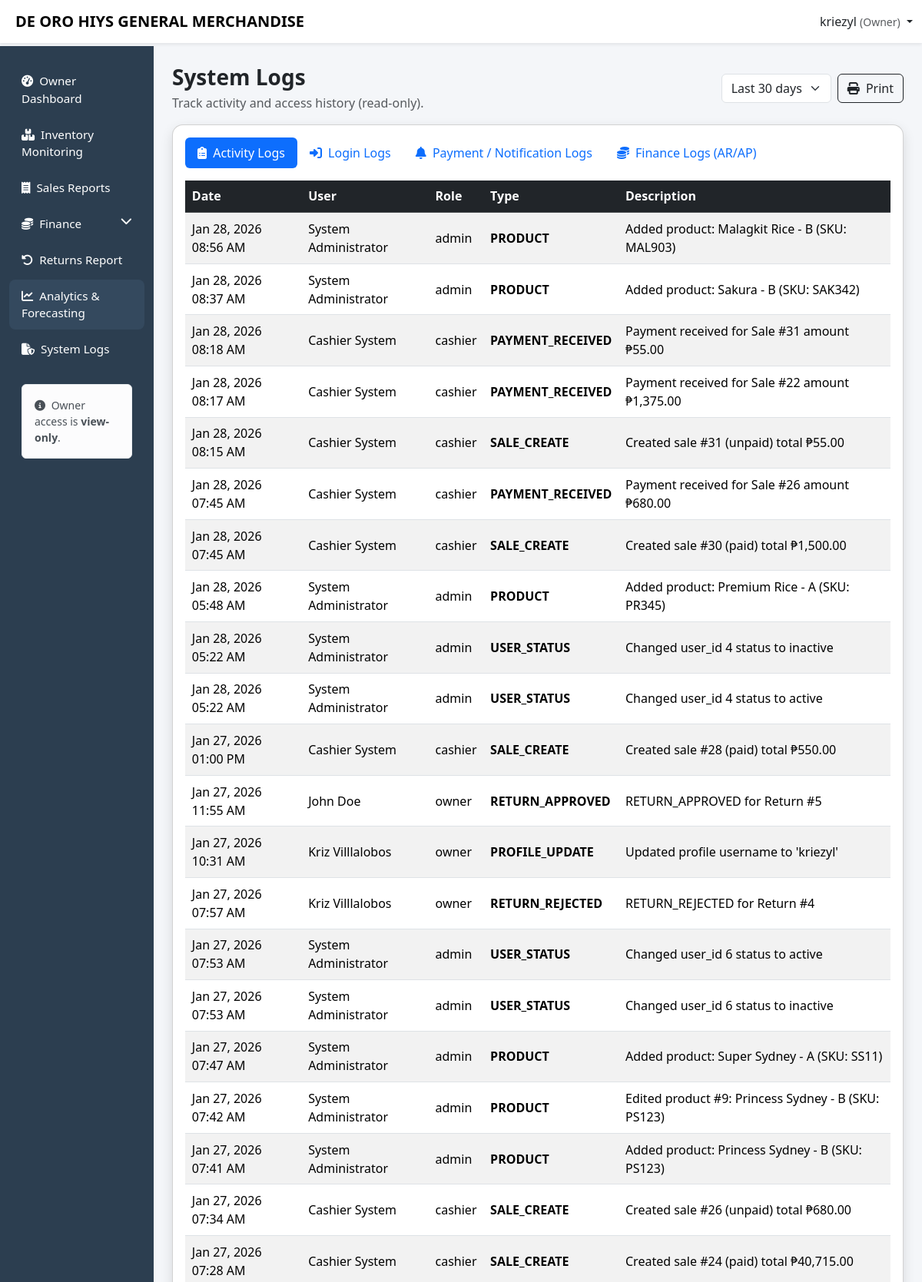
The app's page /owner/system_logs.php (signed in, upper part) with its own data.
### tables this page shows
CREATE TABLE `activity_logs` (
  `activity_id` int(11) NOT NULL,
  `user_id` int(11) DEFAULT NULL,
  `activity_type` varchar(50) DEFAULT NULL,
  `description` text DEFAULT NULL,
  `created_at` timestamp NOT NULL DEFAULT current_timestamp()
);

CREATE TABLE `users` (
  `user_id` int(11) NOT NULL,
  `username` varchar(50) NOT NULL,
  `password` varchar(255) NOT NULL,
  `first_name` varchar(50) DEFAULT NULL,
  `last_name` varchar(50) DEFAULT NULL,
  `phone` varchar(20) DEFAULT NULL,
  `role` varchar(20) NOT NULL,
  `created_at` timestamp NOT NULL DEFAULT current_timestamp(),
  `status` enum('active','inactive') DEFAULT 'active'
);

### owner/system_logs.php (the view, shortened to what this page needs)
<?php
$username = $_SESSION['username'] ?? 'Owner';
include '../config/db.php';
$days = (int)($_GET['days'] ?? 30);
$activity = $conn->query("
  SELECT al.activity_id, al.created_at, al.activity_type, al.description,
         CONCAT(u.first_name,' ',u.last_name) AS user_name, u.role
  FROM activity_logs al
  LEFT JOIN users u ON u.user_id = al.user_id
  WHERE al.created_at >= DATE_SUB(NOW(), INTERVAL $days DAY)
  ORDER BY al.created_at DESC
  LIMIT 200
");
?>
<!DOCTYPE html>
<html lang="en">
<head>
<link href="https://cdn.jsdelivr.net/npm/bootstrap@5.3.2/dist/css/bootstrap.min.css" rel="stylesheet">
<link href="https://cdnjs.cloudflare.com/ajax/libs/font-awesome/6.5.1/css/all.min.css" rel="stylesheet">
</head>
<body>
<nav class="navbar navbar-expand-lg navbar-light bg-white shadow-sm fixed-top no-print">
  <div class="container-fluid">
    <span class="navbar-brand fw-bold ms-2">DE ORO HIYS GENERAL MERCHANDISE</span>
    <div class="ms-auto dropdown">
      <a class="nav-link dropdown-toggle" data-bs-toggle="dropdown">
        <?= htmlspecialchars($username) ?> <small class="text-muted">(Owner)</small>
      </a>
    </div>
  </div>
</nav>
<div class="container-fluid">
<div class="row">
<nav id="sidebarMenu" class="col-lg-2 d-lg-block sidebar collapse">
  <div class="pt-4">
    <ul class="nav flex-column gap-1">
      <li class="nav-item">
        <a class="nav-link" href="dashboard.php">
          <i class="fas fa-gauge-high me-2"></i>Owner Dashboard
        </a>
      </li>
      <li class="nav-item">
        <a class="nav-link" href="inventory_monitoring.php">
          <i class="fas fa-boxes-stacked me-2"></i>Inventory Monitoring
        </a>
      </li>
      <li class="nav-item">
        <a class="nav-link" href="sales_report.php">
          <i class="fas fa-receipt me-2"></i>Sales Reports
        </a>
      </li>
      <?php $isFinance = in_array(basename($_SERVER['PHP_SELF']), ['supplier_payables.php','customer_receivables.php']); ?>
      <li class="nav-item">
        <a class="nav-link <?= $isFinance ? 'active' : '' ?>" data-bs-toggle="collapse" href="#financeMenu" role="button"
           aria-expanded="<?= $isFinance ? 'true' : 'false' ?>" aria-controls="financeMenu">
          <i class="fas fa-coins me-2"></i>Finance
          <i class="fas fa-chevron-down float-end"></i>
        </a>
      </li>
      <li class="nav-item">
        <a class="nav-link" href="returns_report.php">
          <i class="fas fa-rotate-left me-2"></i>Returns Report
        </a>
      </li>
      <li class="nav-item">
        <a class="nav-link active" href="analytics.php">
          <i class="fas fa-chart-line me-2"></i>Analytics & Forecasting
        </a>
      </li>
      <li class="nav-item">
        <a class="nav-link" href="system_logs.php">
          <i class="fas fa-file-shield me-2"></i>System Logs
        </a>
      </li>
    </ul>
    <div class="px-3 mt-4">
      <div class="alert alert-light small mb-0">
        <i class="fa-solid fa-circle-info me-1"></i> Owner access is <b>view-only</b>.
      </div>
    </div>
  </div>
</nav>
<main class="col-lg-10 ms-sm-auto px-4 main-content">
<div class="py-4">
  <div class="d-flex justify-content-between align-items-center flex-wrap gap-2 mb-3">
    <div>
      <h3 class="fw-bold mb-1">System Logs</h3>
      <div class="text-muted">Track activity and access history (read-only).</div>
    </div>
    <div class="d-flex gap-2 align-items-center no-print">
      <form method="get" class="d-flex gap-2 align-items-center">
        <select class="form-select" name="days" onchange="this.form.submit()">
          <option value="30" <?= $days===30?'selected':'' ?>>Last 30 days</option>
        </select>
      </form>
      <button class="btn btn-outline-dark" onclick="window.print()"><i class="fa-solid fa-print me-1"></i> Print</button>
    </div>
  </div>
  <div class="card modern-card">
    <div class="card-body">
      <ul class="nav nav-pills mb-3" id="logsTab" role="tablist">
        <li class="nav-item" role="presentation">
          <button class="nav-link active" data-bs-toggle="pill" data-bs-target="#tab-activity" type="button">
            <i class="fa-solid fa-clipboard-list me-1"></i> Activity Logs
          </button>
        </li>
        <li class="nav-item" role="presentation">
          <button class="nav-link" data-bs-toggle="pill" data-bs-target="#tab-login" type="button">
            <i class="fa-solid fa-right-to-bracket me-1"></i> Login Logs
          </button>
        </li>
        <li class="nav-item" role="presentation">
          <button class="nav-link" data-bs-toggle="pill" data-bs-target="#tab-pay" type="button">
            <i class="fa-solid fa-bell me-1"></i> Payment / Notification Logs
          </button>
        </li>
        <li class="nav-item" role="presentation">
          <button class="nav-link" data-bs-toggle="pill" data-bs-target="#tab-finance" type="button">
            <i class="fa-solid fa-coins me-1"></i> Finance Logs (AR/AP)
          </button>
        </li>
      </ul>
      <div class="tab-content">
        <div class="tab-pane fade show active" id="tab-activity">
          <div class="table-responsive">
            <table class="table table-striped align-middle mb-0">
              <thead class="table-dark">
                <tr>
                  <th>Date</th>
                  <th>User</th>
                  <th>Role</th>
                  <th>Type</th>
                  <th>Description</th>
                </tr>
              </thead>
              <tbody>
              <?php if($activity && $activity->num_rows>0): ?>
                <?php while($r=$activity->fetch_assoc()): ?>
                  <tr>
                    <td><?= htmlspecialchars(date("M d, Y h:i A", strtotime($r['created_at']))) ?></td>
                    <td><?= htmlspecialchars($r['user_name'] ?: '—') ?></td>
                    <td><?= htmlspecialchars($r['role'] ?: '—') ?></td>
                    <td class="fw-semibold"><?= htmlspecialchars($r['activity_type'] ?: '—') ?></td>
                    <td><?= htmlspecialchars($r['description'] ?: '') ?></td>
                  </tr>
                <?php endwhile; ?>
              <?php else: ?>
                <tr><td colspan="5" class="text-center text-muted">No activity logs found.</td></tr>
              <?php endif; ?>
              </tbody>
            </table>
          </div>
        </div>
      </div>
    </div>
  </div>
</div>
</main>
</div>
</div>
</body>
</html>

### owner/system_logs.php (style rules this page uses)
body { background:#f4f6f9; padding-top: 60px }
.sidebar { min-height:100vh; background:#2c3e50; padding-top: 0px; }
.sidebar .nav-link { color:#fff; padding:10px 16px; border-radius:8px; font-size:.95rem; }
.sidebar .nav-link:hover, .sidebar .nav-link.active { background:#34495e; }
.modern-card { border-radius:14px; box-shadow:0 6px 16px rgba(0,0,0,.12); }
.main-content { padding-top:0px; }
.table td, .table th { padding:0.55rem; vertical-align: middle; }

### records on screen
activity_logs: created_at "Jan 28, 2026 08:56 AM", user_name "System Administrator", user.role "admin", activity_type "PRODUCT", description "Added product: Malagkit Rice - B (SKU: MAL903)"
activity_logs: created_at "Jan 28, 2026 08:37 AM", user_name "System Administrator", user.role "admin", activity_type "PRODUCT", description "Added product: Sakura - B (SKU: SAK342)"
activity_logs: created_at "Jan 28, 2026 08:18 AM", user_name "Cashier System", user.role "cashier", activity_type "PAYMENT_RECEIVED", description "Payment received for Sale #31 amount ₱55.00"
activity_logs: created_at "Jan 28, 2026 08:17 AM", user_name "Cashier System", user.role "cashier", activity_type "PAYMENT_RECEIVED", description "Payment received for Sale #22 amount ₱1,375.00"
activity_logs: created_at "Jan 28, 2026 08:15 AM", user_name "Cashier System", user.role "cashier", activity_type "SALE_CREATE", description "Created sale #31 (unpaid) total ₱55.00"
activity_logs: created_at "Jan 28, 2026 07:45 AM", user_name "Cashier System", user.role "cashier", activity_type "PAYMENT_RECEIVED", description "Payment received for Sale #26 amount ₱680.00"
activity_logs: created_at "Jan 28, 2026 07:45 AM", user_name "Cashier System", user.role "cashier", activity_type "SALE_CREATE", description "Created sale #30 (paid) total ₱1,500.00"
activity_logs: created_at "Jan 28, 2026 05:48 AM", user_name "System Administrator", user.role "admin", activity_type "PRODUCT", description "Added product: Premium Rice - A (SKU: PR345)"
activity_logs: created_at "Jan 28, 2026 05:22 AM", user_name "System Administrator", user.role "admin", activity_type "USER_STATUS", description "Changed user_id 4 status to inactive"
activity_logs: created_at "Jan 28, 2026 05:22 AM", user_name "System Administrator", user.role "admin", activity_type "USER_STATUS", description "Changed user_id 4 status to active"
activity_logs: created_at "Jan 27, 2026 01:00 PM", user_name "Cashier System", user.role "cashier", activity_type "SALE_CREATE", description "Created sale #28 (paid) total ₱550.00"
activity_logs: created_at "Jan 27, 2026 11:55 AM", user_name "John Doe", user.role "owner", activity_type "RETURN_APPROVED", description "RETURN_APPROVED for Return #5"
activity_logs: created_at "Jan 27, 2026 10:31 AM", user_name "Kriz Villlalobos", user.role "owner", activity_type "PROFILE_UPDATE", description "Updated profile username to 'kriezyl'"
activity_logs: created_at "Jan 27, 2026 07:57 AM", user_name "Kriz Villlalobos", user.role "owner", activity_type "RETURN_REJECTED", description "RETURN_REJECTED for Return #4"
activity_logs: created_at "Jan 27, 2026 07:53 AM", user_name "System Administrator", user.role "admin", activity_type "USER_STATUS", description "Changed user_id 6 status to active"
activity_logs: created_at "Jan 27, 2026 07:53 AM", user_name "System Administrator", user.role "admin", activity_type "USER_STATUS", description "Changed user_id 6 status to inactive"
activity_logs: created_at "Jan 27, 2026 07:47 AM", user_name "System Administrator", user.role "admin", activity_type "PRODUCT", description "Added product: Super Sydney - A (SKU: SS11)"
activity_logs: created_at "Jan 27, 2026 07:42 AM", user_name "System Administrator", user.role "admin", activity_type "PRODUCT", description "Edited product #9: Princess Sydney - B (SKU: PS123)"
activity_logs: created_at "Jan 27, 2026 07:41 AM", user_name "System Administrator", user.role "admin", activity_type "PRODUCT", description "Added product: Princess Sydney - B (SKU: PS123)"
activity_logs: created_at "Jan 27, 2026 07:34 AM", user_name "Cashier System", user.role "cashier", activity_type "SALE_CREATE", description "Created sale #26 (unpaid) total ₱680.00"
activity_logs: created_at "Jan 27, 2026 07:28 AM", user_name "Cashier System", user.role "cashier", activity_type "SALE_CREATE", description "Created sale #24 (paid) total ₱40,715.00"

### other values on screen
$username "kriezyl"
